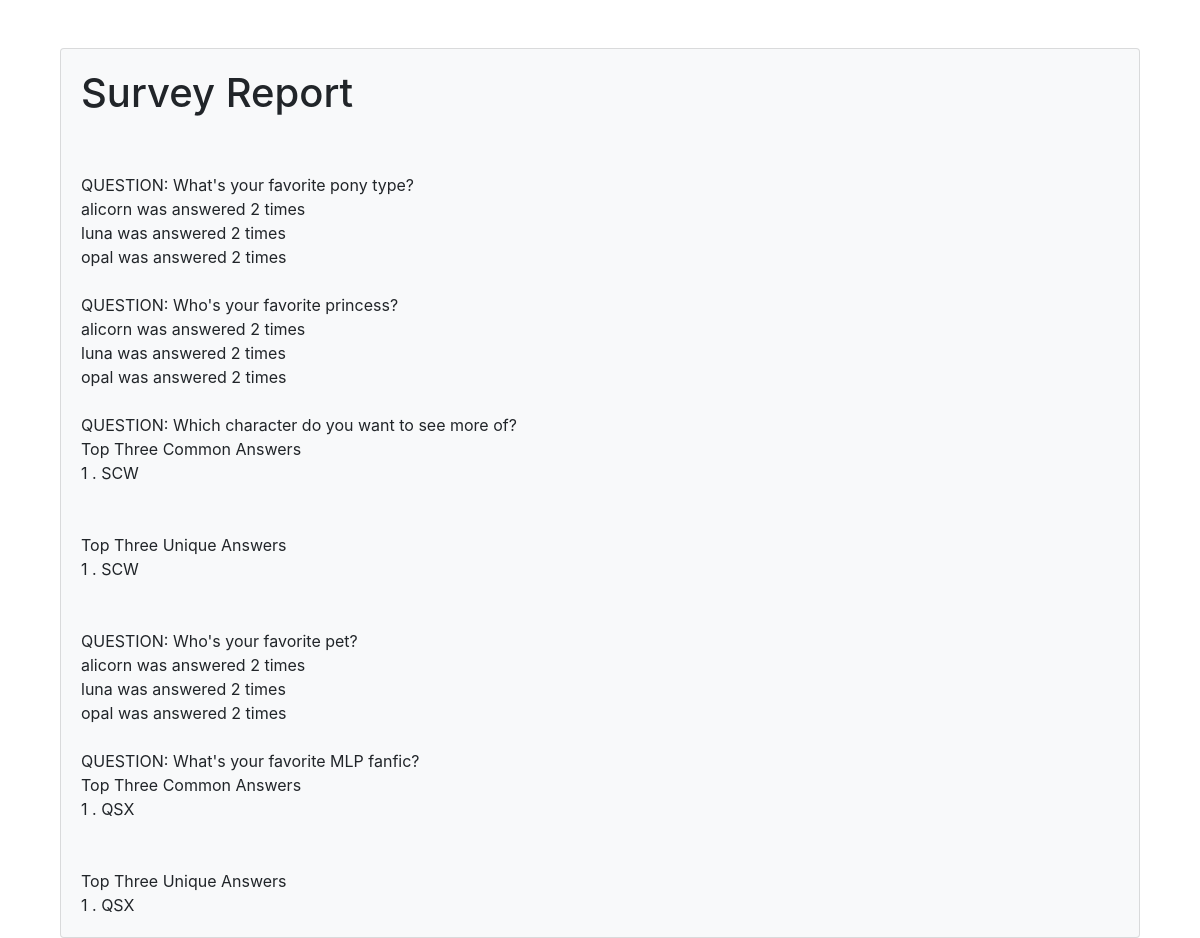
The app's page /report.php with its own data.
### tables this page shows
CREATE TABLE `survey_questions` (
  `id` int(11) NOT NULL,
  `question` varchar(100) NOT NULL,
  `type` varchar(11) NOT NULL,
  `answers` varchar(200) NOT NULL
);

### db.php (called while the page is built, shortened)
<?php
  $dsn = "mysql://hostname=localhost;dbname=survey";
  $user = "abeer";
  $pass = "abeer";
  try {
      $db = new PDO($dsn, $user, $pass);
  } catch (PDOException $e) {
      echo $e->getMessage();
  }
  function get_all_survey_questions(){
    global $db;
    $stmt = $db->prepare("SELECT * FROM survey_questions");
    $stmt->execute();
    return $stmt->fetchAll();
  }
  function multiple_choice_report(){
    global $db;
    $stmt = $db->prepare("SELECT a.answer, COUNT(*) as count FROM survey_answers AS a JOIN survey_questions AS q ON q.id = a.question_id WHERE q.type = 'mc' GROUP BY answer");
    $stmt->execute();
    return $stmt->fetchAll(PDO::FETCH_ASSOC);
  }
  function common_text_answers(){
    global $db;
    $stmt = $db->prepare("SELECT a.answer, q.id FROM survey_answers AS a JOIN survey_questions AS q ON q.id = a.question_id WHERE q.type = 'text' GROUP BY a.answer, q.id ORDER BY COUNT(*) DESC LIMIT 3");
    $stmt->execute();
    return $stmt->fetchAll(PDO::FETCH_ASSOC);
  }
  function unique_text_answers(){
    global $db;
    $stmt = $db->prepare("SELECT a.answer, q.id FROM survey_answers AS a JOIN survey_questions AS q ON q.id = a.question_id WHERE q.type = 'text' GROUP BY a.answer, q.id ORDER BY COUNT(*) ASC LIMIT 3");
    $stmt->execute();
    return $stmt->fetchAll(PDO::FETCH_ASSOC);
  }
?>

### report.php (the view, shortened to what this page needs)
<link rel="stylesheet" href="https://stackpath.bootstrapcdn.com/bootstrap/4.3.1/css/bootstrap.min.css">
<div class="container-fluid">
   <div class="container">
      <div class="col-md">
         <br/><br/>
         <div class="card card-body bg-light">
           <h1>Survey Report</h1>
           <?php
           include 'supporting_functions.php';
            $text_questions_common_3 = top_three_inputs("common_text_answers");
            $text_questions_unique_3 = top_three_inputs("unique_text_answers");
            foreach (get_all_survey_questions() as $question) {
              echo " </br> </br> QUESTION: " . $question['question'];
              if ($question["type"] == "text" ){
                echo " </br> Top Three Common Answers </br>";
                $common_q = $text_questions_common_3[$question['id']];
                foreach ($common_q as $index => $common) {
                  echo ($index +1) . " . " . $common . "</br>";
                }
                echo " </br> </br> Top Three Unique Answers </br>";
                $unique_q = $text_questions_unique_3[$question['id']];
                foreach($unique_q as $index => $common) {
                  echo ($index +1) . " . " . $common . "</br>";
                }
                }else{
                each_multiple_choice_x_used();
              }
            }
          ?>
         </div>
      </div>
   </div>
</div>

### supporting_functions.php (shortened to what this page needs)
<?php
include 'db.php';
function top_three_inputs($answer){
  $array = $answer(["more_char", "mlp_fanfic"]);
  $newarray = array();
  foreach ($array as $key => $value) {
    if(array_key_exists($key,$newarray)){
      array_push($newarray[$value['id']], $value['answer']);
    }else{
      $newarray[$value['id']] = [$value['answer']];
    }
  }
  return $newarray;
}
  function each_multiple_choice_x_used(){
    foreach (multiple_choice_report() as $a) {
      echo "</br> " .$a['answer'] . " was answered  " . $a['count'] . " times";
    }
  }
  ?>

### records on screen
survey_questions: question "What's your favorite pony type?", answer "alicorn", count "2", answer "luna", answer "opal"
survey_questions: question "Who's your favorite princess?", answer "alicorn", count "2", answer "luna", answer "opal"
survey_questions: question "Which character do you want to see more of?", common "SCW", id "SCW"
survey_questions: question "Who's your favorite pet?", answer "alicorn", count "2", answer "luna", answer "opal"
survey_questions: question "What's your favorite MLP fanfic?", common "QSX", id "QSX"
